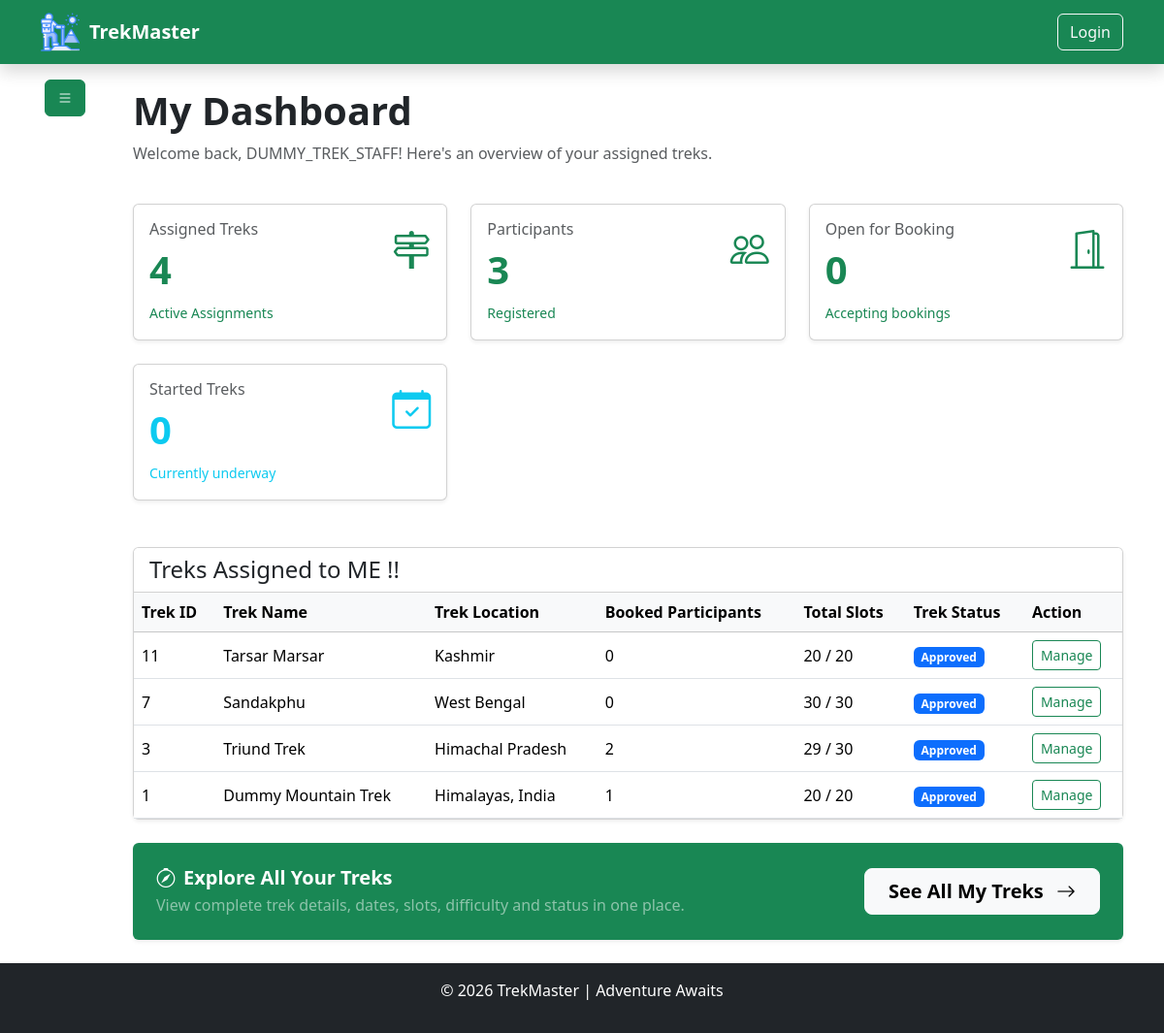
Before: /trekstaff/dashboard (signed in) with the older database file.
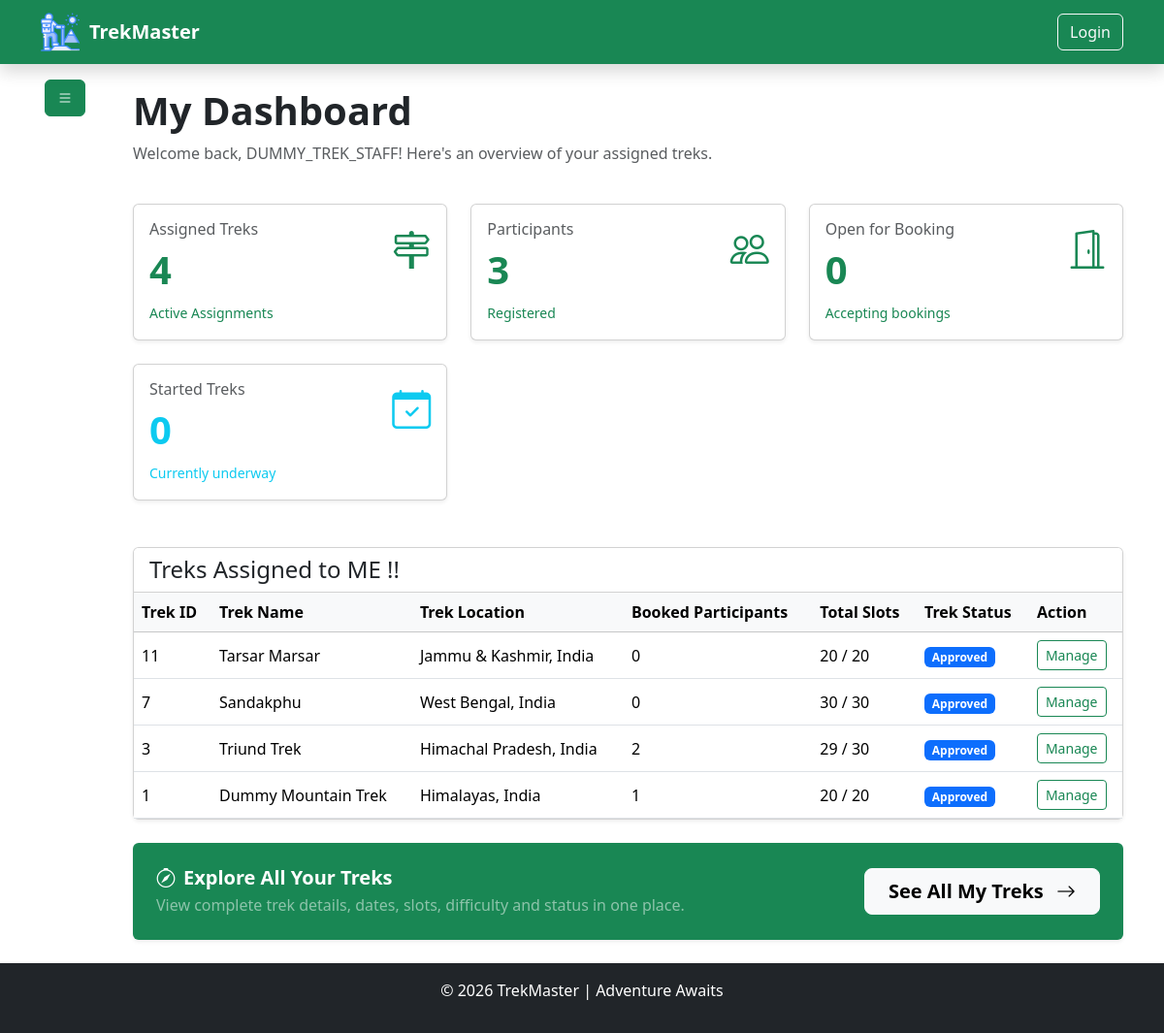
After: the same page with the newer database file.
### model/model.py (models this page shows)
class BaseModel(TimeStampMixin, db.Model):
    __abstract__ = True  ## means this class is not a table in the database, but it can be inherited by other models to have common fields [new concept of abstract base class in SQLAlchemy]
    id = db.Column(db.Integer, primary_key=True)

class TrekModel(BaseModel):
    __tablename__ = "treks"
    name = db.Column(db.String(100), nullable=False)
    location = db.Column(db.String(100), nullable=False)
    difficulty = db.Column(db.Enum(TrekDifficulty), nullable=False)
    duration = db.Column(db.Integer, nullable=False)  # in days
    total_slots = db.Column(db.Integer, nullable=False, default=10)
    available_slots = db.Column(db.Integer, nullable=False, default=10)
    price = db.Column(db.Numeric(10, 2), nullable=False)
    description = db.Column(db.String(600), nullable=True)
    image_url = db.Column(db.String(200), nullable=True)
    starting_at = db.Column(db.DateTime, nullable=False, default=datetime.utcnow)
    ending_at = db.Column(db.DateTime, nullable=False)
    status = db.Column(db.Enum(TrekStatus), default=TrekStatus.PENDING, nullable=False)
    assigned_staff_id = db.Column(db.Integer, db.ForeignKey("staffs.id"), nullable=True)
    bookings = db.relationship(
        "BookingModel", backref=db.backref("trek", lazy=True), lazy=True, cascade="all, delete-orphan"
    )  # one to many relationship with BookingModel
    __table_args__ = (
        db.CheckConstraint(
            "available_slots <= total_slots", name="check_available_slots"
        ),
        db.CheckConstraint("starting_at < ending_at", name="ending before start constraint"),
        db.CheckConstraint("price >= 0", name="zero_price_constraint"),
    )

### utils/authentication.py (the view)
    def wrapper(*args , **kwargs):
        if "user_id" not in session:
            flash("Please log in to access this page.", "danger")
            return redirect("/auth/login")
        user = UserModel.query.filter_by(id=session["user_id"]).first()
        if not user:
            flash("User not found.", "danger")
            return redirect("/auth/login")
        return func(
            *args,
            **kwargs
        )

### controller/trek_staff_controller.py (called while the page is built)
def get_current_staff():
    user_id = session.get("user_id")
    staff = StaffModel.query.filter_by(user_id=user_id).first()
    return staff

def load_trek_stats(treks):
    for trek in treks:
        trek.booked_participants = len(
            [b for b in trek.bookings if b.status == BookingStatus.BOOKED]
        )
    return treks

### routes/trek_staff_routes.py (called while the page is built)
@trek_staff_bp.route("/dashboard")
@is_logged_in
@role_required(UserRole.STAFF)
def dashboard():
    return trek_staff_ctrl.dashboard()

### utils/authentication.py (called while the page is built)
def is_logged_in(func):
    def wrapper(*args , **kwargs):
        if "user_id" not in session:
            flash("Please log in to access this page.", "danger")
            return redirect("/auth/login")
        user = UserModel.query.filter_by(id=session["user_id"]).first()
        if not user:
            flash("User not found.", "danger")
            return redirect("/auth/login")
        return func(
            *args,
            **kwargs
        )
    wrapper.__name__ = func.__name__
    wrapper.__doc__ = func.__doc__
    wrapper.__module__ = func.__module__
    return wrapper

### templates/trekStaff/dashboard.html (shortened to what the changed rows need)
{% extends "base.html" %}
{% block content %}
<div class="container">
    <div class="row">
        <div class="col-11">
            <div class="py-4">
                <h1 class="fw-bold">
                    My Dashboard
                </h1>
                <div class="row g-4 mt-2">
                    <div class="col-md-6 col-lg-4">
                        <div class="card shadow-sm">
                            <div class="card-body">
                                <div class="d-flex justify-content-between">
                                    <div>
                                        <h1 class="fw-bold text-success">
                                            {{ total_assigned_treks }}
                                        </h1>
                                    </div>
                                </div>
                            </div>
                        </div>
                    </div>
                    <div class="col-md-6 col-lg-4">
                        <div class="card shadow-sm">
                            <div class="card-body">
                                <div class="d-flex justify-content-between">
                                    <div>
                                        <h1 class="fw-bold text-success">
                                            {{ total_participants }}
                                        </h1>
                                    </div>
                                </div>
                            </div>
                        </div>
                    </div>
                    <div class="col-md-6 col-lg-4">
                        <div class="card shadow-sm">
                            <div class="card-body">
                                <div class="d-flex justify-content-between">
                                    <div>
                                        <h1 class="fw-bold text-success">
                                            {{ open_treks_count }}
                                        </h1>
                                    </div>
                                </div>
                            </div>
                        </div>
                    </div>
                    <div class="col-md-6 col-lg-4">
                        <div class="card shadow-sm">
                            <div class="card-body">
                                <div class="d-flex justify-content-between">
                                    <div>
                                        <h1 class="fw-bold text-info">
                                            {{ started_treks_count }}
                                        </h1>
                                    </div>
                                </div>
                            </div>
                        </div>
                    </div>
                </div>
                <div class="card shadow-sm mt-5">
                    <div class="table-responsive">
                        <table class="table table-hover align-middle mb-0">
                            <thead class="table-light">
                                <tr>
                                    <th>Trek ID</th>
                                    <th>Trek Name</th>
                                    <th>Trek Location</th>
                                    <th>Booked Participants</th>
                                    <th>Total Slots</th>
                                    <th>Trek Status</th>
                                    <th>Action</th>
                                </tr>
                            </thead>
                            <tbody>
                                {% for trek in assigned_treks %}
                                <tr>
                                    <td>{{ trek.id }}</td>
                                    <td>{{ trek.name }}</td>
                                    <td>{{ trek.location }}</td>
                                    <td>{{ trek.booked_participants }}</td>
                                    <td>{{ trek.available_slots }} / {{ trek.total_slots }}</td>
                                    <td>
                                        {% if trek.status.value == 'open' %}
                                        <span class="badge bg-success">Open</span>
                                        {% elif trek.status.value == 'closed' %}
                                        <span class="badge bg-danger">Closed</span>
                                        {% elif trek.status.value == 'started' %}
                                        <span class="badge bg-info">Started</span>
                                        {% elif trek.status.value == 'completed' %}
                                        <span class="badge bg-secondary">Completed</span>
                                        {% elif trek.status.value == 'approved' %}
                                        <span class="badge bg-primary">Approved</span>
                                        {% else %}
                                        <span class="badge bg-light text-dark text-capitalize">{{ trek.status.value }}</span>
                                        {% endif %}
                                    </td>
                                    <td>
                                        <a href="/trekstaff/manage-trek/{{ trek.id }}" class="btn btn-outline-success btn-sm">
                                            Manage
                                        </a>
                                    </td>
                                </tr>
                                {% endfor %}
                            </tbody>
                        </table>
                    </div>
                </div>
            </div>
        </div>
    </div>
</div>
{% endblock %}

Changed rows visible on the page:
changed TrekModel "Tarsar Marsar": location "Kashmir" → "Jammu & Kashmir, India"
changed TrekModel "Sandakphu": location "West Bengal" → "West Bengal, India"
changed TrekModel "Triund Trek": location "Himachal Pradesh" → "Himachal Pradesh, India"
